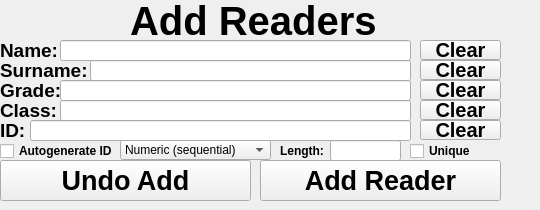
    <widget class="QWidget" name="page_10">
     <widget class="QLabel" name="label_18">
      <property name="geometry">
       <rect>
        <x>130</x>
        <y>0</y>
        <width>251</width>
        <height>41</height>
       </rect>
      </property>
      <property name="font">
       <font>
        <pointsize>30</pointsize>
        <bold>true</bold>
       </font>
      </property>
      <property name="text">
       <string>Add Readers</string>
      </property>
     </widget>
     <widget class="QLineEdit" name="txtGrade_addreaders">
      <property name="geometry">
       <rect>
        <x>60</x>
        <y>80</y>
        <width>351</width>
        <height>21</height>
       </rect>
      </property>
      <property name="font">
       <font>
        <pointsize>14</pointsize>
        <bold>true</bold>
       </font>
      </property>
     </widget>
     <widget class="QLineEdit" name="txtName_addreaders">
      <property name="geometry">
       <rect>
        <x>60</x>
        <y>40</y>
        <width>351</width>
        <height>21</height>
       </rect>
      </property>
      <property name="font">
       <font>
        <pointsize>14</pointsize>
        <bold>true</bold>
       </font>
      </property>
     </widget>
     <widget class="QPushButton" name="btnUndoAdd_addreaders">
      <property name="geometry">
       <rect>
        <x>0</x>
        <y>160</y>
        <width>251</width>
        <height>41</height>
       </rect>
      </property>
      <property name="font">
       <font>
        <pointsize>20</pointsize>
        <bold>true</bold>
       </font>
      </property>
      <property name="text">
       <string>Undo Add</string>
      </property>
     </widget>
     <widget class="QLabel" name="label_20">
      <property name="geometry">
       <rect>
        <x>0</x>
        <y>100</y>
        <width>61</width>
        <height>21</height>
       </rect>
      </property>
      <property name="font">
       <font>
        <pointsize>14</pointsize>
        <bold>true</bold>
       </font>
      </property>
      <property name="text">
       <string>Class:</string>
      </property>
     </widget>
     <widget class="QLabel" name="label_21">
      <property name="geometry">
       <rect>
        <x>0</x>
        <y>40</y>
        <width>61</width>
        <height>21</height>
       </rect>
      </property>
      <property name="font">
       <font>
        <pointsize>14</pointsize>
        <bold>true</bold>
       </font>
      </property>
      <property name="text">
       <string>Name:</string>
      </property>
     </widget>
     <widget class="QLabel" name="label_22">
      <property name="geometry">
       <rect>
        <x>0</x>
        <y>80</y>
        <width>61</width>
        <height>21</height>
       </rect>
      </property>
      <property name="font">
       <font>
        <pointsize>14</pointsize>
        <bold>true</bold>
       </font>
      </property>
      <property name="text">
       <string>Grade:</string>
      </property>
     </widget>
     <widget class="QLabel" name="label_23">
      <property name="geometry">
       <rect>
        <x>0</x>
        <y>120</y>
        <width>31</width>
        <height>21</height>
       </rect>
      </property>
      <property name="font">
       <font>
        <pointsize>14</pointsize>
        <bold>true</bold>
       </font>
      </property>
      <property name="text">
       <string>ID:</string>
      </property>
     </widget>
     <widget class="QPushButton" name="btnClear_name_addreaders">
      <property name="geometry">
       <rect>
        <x>420</x>
        <y>40</y>
        <width>81</width>
        <height>20</height>
       </rect>
      </property>
      <property name="font">
       <font>
        <pointsize>15</pointsize>
        <bold>true</bold>
       </font>
      </property>
      <property name="text">
       <string>Clear</string>
      </property>
     </widget>
     <widget class="QPushButton" name="btnClear_surname_addreaders">
      <property name="geometry">
       <rect>
        <x>420</x>
        <y>60</y>
        <width>81</width>
        <height>20</height>
       </rect>
      </property>
      <property name="font">
       <font>
        <pointsize>15</pointsize>
        <bold>true</bold>
       </font>
      </property>
      <property name="text">
       <string>Clear</string>
      </property>
     </widget>
     <widget class="QLineEdit" name="txtSurname_addreaders">
      <property name="geometry">
       <rect>
        <x>90</x>
        <y>60</y>
        <width>321</width>
        <height>21</height>
       </rect>
      </property>
      <property name="font">
       <font>
        <pointsize>14</pointsize>
        <bold>true</bold>
       </font>
      </property>
     </widget>
     <widget class="QPushButton" name="btnClear_grade_addreaders">
      <property name="geometry">
       <rect>
        <x>420</x>
        <y>80</y>
        <width>81</width>
        <height>20</height>
       </rect>
      </property>
      <property name="font">
       <font>
        <pointsize>15</pointsize>
        <bold>true</bold>
       </font>
      </property>
      <property name="text">
       <string>Clear</string>
      </property>
     </widget>
     <widget class="QLabel" name="label_24">
      <property name="geometry">
       <rect>
        <x>0</x>
        <y>60</y>
        <width>91</width>
        <height>21</height>
       </rect>
      </property>
      <property name="font">
       <font>
        <pointsize>14</pointsize>
        <bold>true</bold>
       </font>
      </property>
      <property name="text">
       <string>Surname:</string>
      </property>
     </widget>
     <widget class="QPushButton" name="btnAddBook_addreaders">
      <property name="geometry">
       <rect>
        <x>260</x>
        <y>160</y>
        <width>241</width>
        <height>41</height>
       </rect>
      </property>
      <property name="font">
       <font>
        <pointsize>20</pointsize>
        <bold>true</bold>
       </font>
      </property>
      <property name="text">
       <string>Add Reader</string>
      </property>
     </widget>
     <widget class="QLineEdit" name="txtClass_addreaders">
      <property name="geometry">
       <rect>
        <x>60</x>
        <y>100</y>
        <width>351</width>
        <height>21</height>
       </rect>
      </property>
      <property name="font">
       <font>
        <pointsize>14</pointsize>
        <bold>true</bold>
       </font>
      </property>
     </widget>
     <widget class="QPushButton" name="btnClear_class_addreaders">
      <property name="geometry">
       <rect>
        <x>420</x>
        <y>100</y>
        <width>81</width>
        <height>20</height>
       </rect>
      </property>
      <property name="font">
       <font>
        <pointsize>15</pointsize>
        <bold>true</bold>
       </font>
      </property>
      <property name="text">
       <string>Clear</string>
      </property>
     </widget>
     <widget class="QPushButton" name="btnClear_id_addreaders">
      <property name="geometry">
       <rect>
        <x>420</x>
        <y>120</y>
        <width>81</width>
        <height>20</height>
       </rect>
      </property>
      <property name="font">
       <font>
        <pointsize>15</pointsize>
        <bold>true</bold>
       </font>
      </property>
      <property name="text">
       <string>Clear</string>
      </property>
     </widget>
     <widget class="QLineEdit" name="txtID_addreaders">
      <property name="geometry">
       <rect>
        <x>30</x>
        <y>120</y>
        <width>381</width>
        <height>21</height>
       </rect>
      </property>
      <property name="font">
       <font>
        <pointsize>14</pointsize>
        <bold>true</bold>
       </font>
      </property>
     </widget>
     <widget class="QCheckBox" name="chkAutogenerateID_addreaders">
      <property name="geometry">
       <rect>
        <x>0</x>
        <y>140</y>
        <width>121</width>
        <height>22</height>
       </rect>
      </property>
      <property name="font">
       <font>
        <bold>true</bold>
       </font>
      </property>
      <property name="text">
       <string>Autogenerate ID</string>
      </property>
     </widget>
     <widget class="QComboBox" name="cboIDtypes_addreaders">
      <property name="geometry">
       <rect>
        <x>120</x>
        <y>140</y>
        <width>151</width>
        <height>20</height>
       </rect>
      </property>
      <item>
       <property name="text">
        <string>Numeric (sequential)</string>
       </property>
      </item>
      <item>
       <property name="text">
        <string>Numeric (randomized)</string>
       </property>
      </item>
      <item>
       <property name="text">
        <string>Alphanumeric (random)</string>
       </property>
      </item>
      <item>
       <property name="text">
        <string>Alphanumeric (hash from reader data)</string>
       </property>
      </item>
     </widget>
     <widget class="QLabel" name="label_29">
      <property name="geometry">
       <rect>
        <x>280</x>
        <y>140</y>
        <width>51</width>
        <height>21</height>
       </rect>
      </property>
      <property name="font">
       <font>
        <pointsize>9</pointsize>
        <bold>true</bold>
       </font>
      </property>
      <property name="text">
       <string>Length:</string>
      </property>
     </widget>
     <widget class="QLineEdit" name="txtIDlength_addreaders">
      <property name="geometry">
       <rect>
        <x>330</x>
        <y>140</y>
        <width>71</width>
        <height>21</height>
       </rect>
      </property>
      <property name="font">
       <font>
        <pointsize>14</pointsize>
        <bold>true</bold>
       </font>
      </property>
     </widget>
     <widget class="QCheckBox" name="chkUniqueID_addreaders">
      <property name="geometry">
       <rect>
        <x>410</x>
        <y>140</y>
        <width>121</width>
        <height>22</height>
       </rect>
      </property>
      <property name="font">
       <font>
        <bold>true</bold>
       </font>
      </property>
      <property name="text">
       <string>Unique</string>
      </property>
     </widget>
     <zorder>label_18</zorder>
     <zorder>txtGrade_addreaders</zorder>
     <zorder>txtName_addreaders</zorder>
     <zorder>btnUndoAdd_addreaders</zorder>
     <zorder>label_20</zorder>
     <zorder>label_21</zorder>
     <zorder>label_22</zorder>
     <zorder>label_23</zorder>
     <zorder>btnClear_name_addreaders</zorder>
     <zorder>btnClear_surname_addreaders</zorder>
     <zorder>txtSurname_addreaders</zorder>
     <zorder>btnClear_grade_addreaders</zorder>
     <zorder>label_24</zorder>
     <zorder>txtClass_addreaders</zorder>
     <zorder>btnClear_class_addreaders</zorder>
     <zorder>btnClear_id_addreaders</zorder>
     <zorder>txtID_addreaders</zorder>
     <zorder>chkAutogenerateID_addreaders</zorder>
     <zorder>cboIDtypes_addreaders</zorder>
     <zorder>label_29</zorder>
     <zorder>txtIDlength_addreaders</zorder>
     <zorder>chkUniqueID_addreaders</zorder>
     <zorder>btnAddBook_addreaders</zorder>
    </widget>
